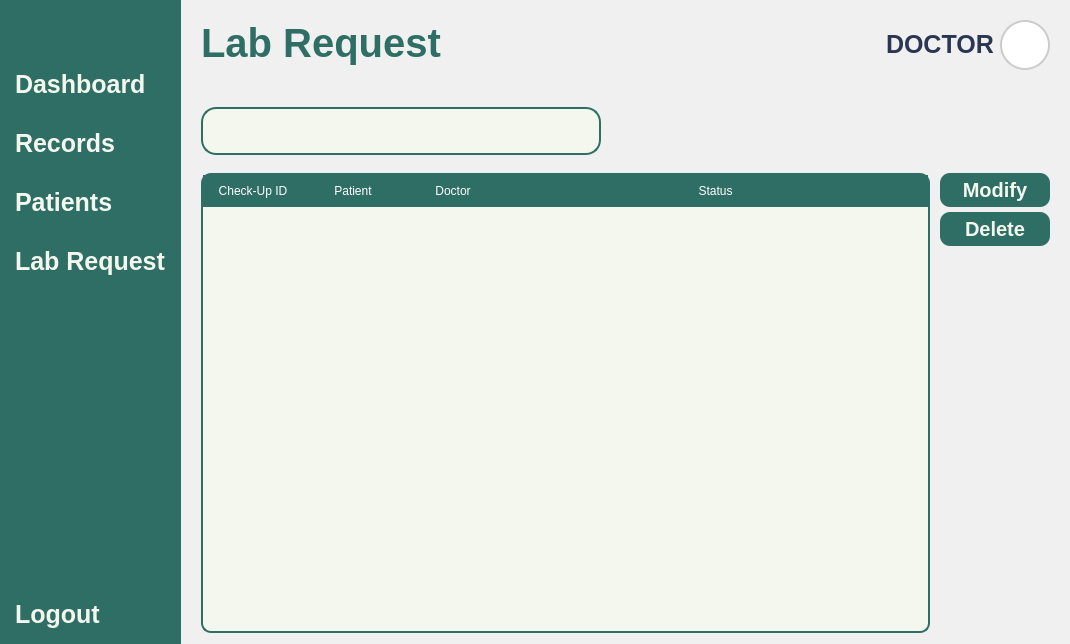
<?xml version="1.0" encoding="UTF-8"?>
<ui version="4.0">
 <class>Form</class>
 <widget class="QWidget" name="Form">
  <property name="geometry">
   <rect>
    <x>0</x>
    <y>0</y>
    <width>1070</width>
    <height>644</height>
   </rect>
  </property>
  <property name="windowTitle">
   <string>Form</string>
  </property>
  <property name="styleSheet">
   <string notr="true">*{
	padding: 0px;
	margin: 0px;
	border: 0px;
}
QPushButton {
	font: 900 10pt &quot;Satoshi Black&quot;;
	background-color: transparent;
 	border-radius: 10px;
	font-weight: bold;	
	font-size: 25px;
	color: #F4F7ED;
	text-align: left;
	padding: 5px 5px;
}
#NavBar {
    background-color: #2E6E65; 
}
QLabel {
	font: 900 10pt &quot;Satoshi Black&quot;;
	font-size: 20px;
	font-weight: bold;
	color: #2E6E65;
	qproperty-alignment: 'AlignLeft';
    qproperty-wordWrap: true;
	background: transparent;
}

#MainBodyContainer {
	background-color: #f0f0f0;
}
</string>
  </property>
  <layout class="QHBoxLayout" name="horizontalLayout">
   <property name="spacing">
    <number>0</number>
   </property>
   <property name="leftMargin">
    <number>0</number>
   </property>
   <property name="topMargin">
    <number>0</number>
   </property>
   <property name="rightMargin">
    <number>0</number>
   </property>
   <property name="bottomMargin">
    <number>0</number>
   </property>
   <item>
    <widget class="QWidget" name="NavBar" native="true">
     <property name="sizePolicy">
      <sizepolicy hsizetype="Preferred" vsizetype="Expanding">
       <horstretch>0</horstretch>
       <verstretch>0</verstretch>
      </sizepolicy>
     </property>
     <layout class="QVBoxLayout" name="verticalLayout_12">
      <property name="spacing">
       <number>6</number>
      </property>
      <property name="leftMargin">
       <number>10</number>
      </property>
      <property name="topMargin">
       <number>10</number>
      </property>
      <property name="rightMargin">
       <number>10</number>
      </property>
      <property name="bottomMargin">
       <number>10</number>
      </property>
      <item>
       <widget class="QPushButton" name="NavBarButton">
        <property name="text">
         <string/>
        </property>
        <property name="icon">
         <iconset resource="../Images/resources.qrc">
          <normaloff>:/icons/icons/align-justify.svg</normaloff>:/icons/icons/align-justify.svg</iconset>
        </property>
        <property name="iconSize">
         <size>
          <width>40</width>
          <height>40</height>
         </size>
        </property>
       </widget>
      </item>
      <item>
       <spacer name="verticalSpacer_3">
        <property name="orientation">
         <enum>Qt::Vertical</enum>
        </property>
        <property name="sizeType">
         <enum>QSizePolicy::Fixed</enum>
        </property>
        <property name="sizeHint" stdset="0">
         <size>
          <width>20</width>
          <height>10</height>
         </size>
        </property>
       </spacer>
      </item>
      <item>
       <layout class="QVBoxLayout" name="verticalLayout_3">
        <property name="spacing">
         <number>20</number>
        </property>
        <item>
         <widget class="QPushButton" name="DashboardButton">
          <property name="styleSheet">
           <string notr="true"/>
          </property>
          <property name="text">
           <string>Dashboard</string>
          </property>
          <property name="icon">
           <iconset resource="../Images/resources.qrc">
            <normaloff>:/icons/icons/layout-dashboard.svg</normaloff>:/icons/icons/layout-dashboard.svg</iconset>
          </property>
          <property name="iconSize">
           <size>
            <width>40</width>
            <height>40</height>
           </size>
          </property>
         </widget>
        </item>
        <item>
         <widget class="QPushButton" name="RecordsButton">
          <property name="text">
           <string>Records</string>
          </property>
          <property name="icon">
           <iconset resource="../Images/resources.qrc">
            <normaloff>:/icons/icons/file-text.svg</normaloff>:/icons/icons/file-text.svg</iconset>
          </property>
          <property name="iconSize">
           <size>
            <width>40</width>
            <height>40</height>
           </size>
          </property>
         </widget>
        </item>
        <item>
         <widget class="QPushButton" name="PatientsButton">
          <property name="text">
           <string>Patients</string>
          </property>
          <property name="icon">
           <iconset resource="../Images/resources.qrc">
            <normaloff>:/icons/icons/user-round-pen.svg</normaloff>:/icons/icons/user-round-pen.svg</iconset>
          </property>
          <property name="iconSize">
           <size>
            <width>40</width>
            <height>40</height>
           </size>
          </property>
         </widget>
        </item>
        <item>
         <widget class="QPushButton" name="LabButton">
          <property name="styleSheet">
           <string notr="true"/>
          </property>
          <property name="text">
           <string>Lab Request</string>
          </property>
          <property name="icon">
           <iconset resource="../Images/resources.qrc">
            <normaloff>:/icons/icons/test-tubes.svg</normaloff>:/icons/icons/test-tubes.svg</iconset>
          </property>
          <property name="iconSize">
           <size>
            <width>40</width>
            <height>40</height>
           </size>
          </property>
         </widget>
        </item>
       </layout>
      </item>
      <item>
       <spacer name="verticalSpacer_4">
        <property name="orientation">
         <enum>Qt::Vertical</enum>
        </property>
        <property name="sizeType">
         <enum>QSizePolicy::Expanding</enum>
        </property>
        <property name="sizeHint" stdset="0">
         <size>
          <width>20</width>
          <height>362</height>
         </size>
        </property>
       </spacer>
      </item>
      <item>
       <layout class="QVBoxLayout" name="verticalLayout_4">
        <property name="sizeConstraint">
         <enum>QLayout::SetNoConstraint</enum>
        </property>
        <item>
         <widget class="QPushButton" name="pushButton_10">
          <property name="text">
           <string>Logout</string>
          </property>
          <property name="icon">
           <iconset resource="../Images/resources.qrc">
            <normaloff>:/icons/icons/log-out.svg</normaloff>:/icons/icons/log-out.svg</iconset>
          </property>
          <property name="iconSize">
           <size>
            <width>40</width>
            <height>40</height>
           </size>
          </property>
         </widget>
        </item>
       </layout>
      </item>
     </layout>
    </widget>
   </item>
   <item>
    <widget class="QWidget" name="MainBodyContainer" native="true">
     <property name="sizePolicy">
      <sizepolicy hsizetype="Expanding" vsizetype="Preferred">
       <horstretch>0</horstretch>
       <verstretch>0</verstretch>
      </sizepolicy>
     </property>
     <property name="styleSheet">
      <string notr="true">#MainBodyContainer {
	background-color: #f0f0f0;
}

#Header {
	padding: 20px 20px;
	padding-bottom: 10px;
}
QLabel {
    padding: 0px;
}
#UserType {
	font: 300 10pt &quot;Lexend Light&quot;;
	font-size: 15px;
	color: #2B3752;
}
#UserName {
	font: 600 10pt &quot;Lexend SemiBold&quot;;
	font-size: 25px;
	color: #2B3752;
}
#InterfaceTitle{
	font-size: 40px;
}
QGraphicsView {
    border: 2px solid #ccc;
    border-radius: 25px;
    background: white;
}

QComboBox {
    background-color: #2E6E65;
    font-size: 15px;
    color: #1b3b3a;
    border-radius: 10px;
    padding: 5px 10px;
    border: 1px solid #2E6E65;
}

QComboBox::drop-down {
    background: transparent;
    border: none;
    width: 20px;
}

QPushButton {
	background-color: #2e6e65;
	font-size: 20px;
}



</string>
     </property>
     <layout class="QVBoxLayout" name="verticalLayout">
      <property name="spacing">
       <number>6</number>
      </property>
      <property name="leftMargin">
       <number>0</number>
      </property>
      <property name="topMargin">
       <number>0</number>
      </property>
      <property name="rightMargin">
       <number>0</number>
      </property>
      <property name="bottomMargin">
       <number>0</number>
      </property>
      <item>
       <widget class="QFrame" name="Header">
        <property name="frameShape">
         <enum>QFrame::StyledPanel</enum>
        </property>
        <property name="frameShadow">
         <enum>QFrame::Raised</enum>
        </property>
        <layout class="QHBoxLayout" name="horizontalLayout_2">
         <property name="leftMargin">
          <number>0</number>
         </property>
         <property name="topMargin">
          <number>0</number>
         </property>
         <property name="rightMargin">
          <number>0</number>
         </property>
         <property name="bottomMargin">
          <number>0</number>
         </property>
         <item>
          <widget class="QLabel" name="InterfaceTitle">
           <property name="layoutDirection">
            <enum>Qt::LeftToRight</enum>
           </property>
           <property name="text">
            <string>Lab Request</string>
           </property>
           <property name="alignment">
            <set>Qt::AlignLeading</set>
           </property>
          </widget>
         </item>
         <item>
          <layout class="QHBoxLayout" name="UserPanel">
           <property name="rightMargin">
            <number>0</number>
           </property>
           <item>
            <layout class="QVBoxLayout" name="UserInfo">
             <property name="spacing">
              <number>0</number>
             </property>
             <item alignment="Qt::AlignRight|Qt::AlignVCenter">
              <widget class="QLabel" name="UserName">
               <property name="text">
                <string>DOCTOR</string>
               </property>
               <property name="alignment">
                <set>Qt::AlignLeading</set>
               </property>
              </widget>
             </item>
            </layout>
           </item>
           <item>
            <widget class="QFrame" name="Profile">
             <property name="sizePolicy">
              <sizepolicy hsizetype="Fixed" vsizetype="Fixed">
               <horstretch>0</horstretch>
               <verstretch>0</verstretch>
              </sizepolicy>
             </property>
             <property name="minimumSize">
              <size>
               <width>50</width>
               <height>50</height>
              </size>
             </property>
             <property name="maximumSize">
              <size>
               <width>50</width>
               <height>50</height>
              </size>
             </property>
             <property name="frameShape">
              <enum>QFrame::StyledPanel</enum>
             </property>
             <property name="frameShadow">
              <enum>QFrame::Raised</enum>
             </property>
             <layout class="QVBoxLayout" name="verticalLayout_5">
              <property name="spacing">
               <number>0</number>
              </property>
              <property name="leftMargin">
               <number>0</number>
              </property>
              <property name="topMargin">
               <number>0</number>
              </property>
              <property name="rightMargin">
               <number>0</number>
              </property>
              <property name="bottomMargin">
               <number>0</number>
              </property>
              <item>
               <widget class="QGraphicsView" name="ProfilePic">
                <property name="enabled">
                 <bool>true</bool>
                </property>
                <property name="sizePolicy">
                 <sizepolicy hsizetype="Preferred" vsizetype="Preferred">
                  <horstretch>0</horstretch>
                  <verstretch>0</verstretch>
                 </sizepolicy>
                </property>
                <property name="minimumSize">
                 <size>
                  <width>0</width>
                  <height>0</height>
                 </size>
                </property>
               </widget>
              </item>
             </layout>
            </widget>
           </item>
          </layout>
         </item>
        </layout>
       </widget>
      </item>
      <item>
       <widget class="QWidget" name="Body" native="true">
        <property name="sizePolicy">
         <sizepolicy hsizetype="Expanding" vsizetype="Expanding">
          <horstretch>0</horstretch>
          <verstretch>0</verstretch>
         </sizepolicy>
        </property>
        <property name="styleSheet">
         <string notr="true">
QTableWidget {
    background-color: #F4F7ED;
    gridline-color: #D9E4DC;
    border: 2px solid #2E6E65;
    border-radius: 9px;
}

QTableWidget::item {
    border: 1px solid #2E6E65;
}

QTableWidget::item:alternate {
    background-color: #E0E0E0;
}

QTableWidget QHeaderView::section {
    background-color: #2E6E65;
    color: white;
    padding: 5px;
    font: bold 14px &quot;Segoe UI&quot;;
	border: 2px solid #2E6E65;
}

QTableWidget::item:selected {
    background-color: #CCE3D0;
    color: #2E6E65;
}
</string>
        </property>
        <layout class="QVBoxLayout" name="verticalLayout_7">
         <property name="spacing">
          <number>7</number>
         </property>
         <property name="leftMargin">
          <number>20</number>
         </property>
         <property name="topMargin">
          <number>11</number>
         </property>
         <property name="rightMargin">
          <number>20</number>
         </property>
         <property name="bottomMargin">
          <number>11</number>
         </property>
         <item alignment="Qt::AlignTop">
          <widget class="QWidget" name="widget_3" native="true">
           <property name="sizePolicy">
            <sizepolicy hsizetype="Preferred" vsizetype="Expanding">
             <horstretch>0</horstretch>
             <verstretch>0</verstretch>
            </sizepolicy>
           </property>
           <property name="styleSheet">
            <string notr="true">#SearchBar {
	background-color: #F4F7ED;
	border: 2px solid #2E6E65;
    border-radius: 15px;
}
#Search{
	background-color: transparent ;
	font: 300 14pt &quot;Lexend Light&quot;;
}
#AddUserButton {
	text-align: center;
}
#Icon {
	background-color: transparent;
}
QComboBox {
    background-color: #F4F7ED;
    border: 2px solid #2E6E65;
    border-radius: 10px;
    padding: 5px 10px;
	font: 300 12pt &quot;Lexend Light&quot;;
}
QComboBox::drop-down {
    subcontrol-origin: padding;
    subcontrol-position: top right;
    width: 30px;
    border-left: 1px solid #2E6E65;
    background-color: #D9E4DC;
    border-top-right-radius: 8px;
    border-bottom-right-radius: 8px;
}
QComboBox::down-arrow {
    image: url(:/lucide/icons/chevron-down.svg);
    width: 20px;
    height: 20px;
}
QComboBox QAbstractItemView {
    background-color: #F4F7ED;
    selection-background-color: #CCE3D0;
    border: 1px solid #2E6E65;
    border-radius: 2px;
    outline: 0;
	font: 300 12pt &quot;Lexend Light&quot;;
}

</string>
           </property>
           <layout class="QHBoxLayout" name="horizontalLayout_5">
            <property name="spacing">
             <number>7</number>
            </property>
            <property name="leftMargin">
             <number>0</number>
            </property>
            <property name="topMargin">
             <number>10</number>
            </property>
            <property name="rightMargin">
             <number>11</number>
            </property>
            <property name="bottomMargin">
             <number>0</number>
            </property>
            <item>
             <widget class="QWidget" name="SearchBar" native="true">
              <property name="sizePolicy">
               <sizepolicy hsizetype="Expanding" vsizetype="Fixed">
                <horstretch>0</horstretch>
                <verstretch>0</verstretch>
               </sizepolicy>
              </property>
              <property name="minimumSize">
               <size>
                <width>290</width>
                <height>48</height>
               </size>
              </property>
              <property name="maximumSize">
               <size>
                <width>400</width>
                <height>48</height>
               </size>
              </property>
              <layout class="QHBoxLayout" name="horizontalLayout_4">
               <property name="spacing">
                <number>0</number>
               </property>
               <property name="leftMargin">
                <number>0</number>
               </property>
               <property name="topMargin">
                <number>5</number>
               </property>
               <property name="rightMargin">
                <number>0</number>
               </property>
               <property name="bottomMargin">
                <number>5</number>
               </property>
               <item>
                <widget class="QPushButton" name="Icon">
                 <property name="text">
                  <string/>
                 </property>
                 <property name="icon">
                  <iconset resource="../Images/resources.qrc">
                   <normaloff>:/icons/icons/search.svg</normaloff>:/icons/icons/search.svg</iconset>
                 </property>
                 <property name="iconSize">
                  <size>
                   <width>30</width>
                   <height>30</height>
                  </size>
                 </property>
                </widget>
               </item>
               <item>
                <widget class="QLineEdit" name="Search">
                 <property name="sizePolicy">
                  <sizepolicy hsizetype="Expanding" vsizetype="Expanding">
                   <horstretch>0</horstretch>
                   <verstretch>0</verstretch>
                  </sizepolicy>
                 </property>
                </widget>
               </item>
              </layout>
             </widget>
            </item>
            <item>
             <spacer name="horizontalSpacer">
              <property name="orientation">
               <enum>Qt::Horizontal</enum>
              </property>
              <property name="sizeHint" stdset="0">
               <size>
                <width>350</width>
                <height>20</height>
               </size>
              </property>
             </spacer>
            </item>
           </layout>
          </widget>
         </item>
         <item>
          <widget class="QWidget" name="widget" native="true">
           <property name="styleSheet">
            <string notr="true">QPushButton {
	font: 900 10pt &quot;Satoshi Black&quot;;
	background-color:  #2E6E65;
	border-radius: 10px;
	font-weight: bold;
	font-size: 20px;
	color: #F4F7ED;
	text-align: center;
}</string>
           </property>
           <layout class="QHBoxLayout" name="horizontalLayout_3">
            <property name="spacing">
             <number>10</number>
            </property>
            <property name="leftMargin">
             <number>0</number>
            </property>
            <property name="topMargin">
             <number>11</number>
            </property>
            <property name="rightMargin">
             <number>0</number>
            </property>
            <property name="bottomMargin">
             <number>0</number>
            </property>
            <item>
             <widget class="QScrollArea" name="scrollArea">
              <property name="styleSheet">
               <string notr="true">QScrollBar:vertical {
     background: transparent;
     width: 10px;
	border-radius: 5px;
}
QScrollBar::handle:vertical {
    	background: #C0C0C0;
    	border-radius: 5px;
}
QScrollBar::handle:vertical:hover {
    	background: #A0A0A0;
}
QScrollBar::add-line:vertical,
QScrollBar::sub-line:vertical{
    	background: none;
    	border: none;
}</string>
              </property>
              <property name="widgetResizable">
               <bool>true</bool>
              </property>
              <widget class="QWidget" name="scrollAreaWidgetContents">
               <property name="geometry">
                <rect>
                 <x>0</x>
                 <y>0</y>
                 <width>679</width>
                 <height>458</height>
                </rect>
               </property>
               <layout class="QVBoxLayout" name="verticalLayout_6">
                <property name="spacing">
                 <number>0</number>
                </property>
                <property name="leftMargin">
                 <number>0</number>
                </property>
                <property name="topMargin">
                 <number>0</number>
                </property>
                <property name="rightMargin">
                 <number>0</number>
                </property>
                <property name="bottomMargin">
                 <number>0</number>
                </property>
                <item>
                 <widget class="QTableWidget" name="LabRequestTable">
                  <property name="styleSheet">
                   <string notr="true">QTableWidget {
	background-color: #F4F7ED;
	gridline-color: transparent;
	border-radius: 10px;
	border: 2px solid #2E6E65;
}
QTableWidget::item {
	border: none;
	font: 16pt &quot;Lexend&quot;;
}
QTableWidget::item:selected {
	background-color: rgba(46, 110, 101, 0.3);
}
QTableWidget QHeaderView::section {
	background-color: #2E6E65;
	color: white;
	padding: 5px;
	font: 18px &quot;Lexend Medium&quot;;
	border: 2px solid #2E6E65;
}</string>
                  </property>
                  <property name="columnCount">
                   <number>4</number>
                  </property>
                  <attribute name="horizontalHeaderShowSortIndicator" stdset="0">
                   <bool>false</bool>
                  </attribute>
                  <attribute name="horizontalHeaderStretchLastSection">
                   <bool>true</bool>
                  </attribute>
                  <column>
                   <property name="text">
                    <string>Check-Up ID</string>
                   </property>
                  </column>
                  <column>
                   <property name="text">
                    <string>Patient</string>
                   </property>
                  </column>
                  <column>
                   <property name="text">
                    <string>Doctor</string>
                   </property>
                  </column>
                  <column>
                   <property name="text">
                    <string>Status</string>
                   </property>
                  </column>
                 </widget>
                </item>
               </layout>
              </widget>
             </widget>
            </item>
            <item alignment="Qt::AlignTop">
             <widget class="QWidget" name="widget_2" native="true">
              <property name="sizePolicy">
               <sizepolicy hsizetype="Fixed" vsizetype="Preferred">
                <horstretch>0</horstretch>
                <verstretch>0</verstretch>
               </sizepolicy>
              </property>
              <property name="minimumSize">
               <size>
                <width>110</width>
                <height>0</height>
               </size>
              </property>
              <layout class="QVBoxLayout" name="verticalLayout_2">
               <property name="spacing">
                <number>5</number>
               </property>
               <property name="leftMargin">
                <number>0</number>
               </property>
               <property name="topMargin">
                <number>0</number>
               </property>
               <property name="rightMargin">
                <number>0</number>
               </property>
               <property name="bottomMargin">
                <number>0</number>
               </property>
               <item>
                <widget class="QPushButton" name="Modify">
                 <property name="text">
                  <string>Modify</string>
                 </property>
                </widget>
               </item>
               <item>
                <widget class="QPushButton" name="Delete">
                 <property name="text">
                  <string>Delete</string>
                 </property>
                </widget>
               </item>
              </layout>
             </widget>
            </item>
           </layout>
          </widget>
         </item>
        </layout>
       </widget>
      </item>
     </layout>
    </widget>
   </item>
  </layout>
 </widget>
 <resources>
  <include location="../Images/resources.qrc"/>
 </resources>
 <connections/>
</ui>
